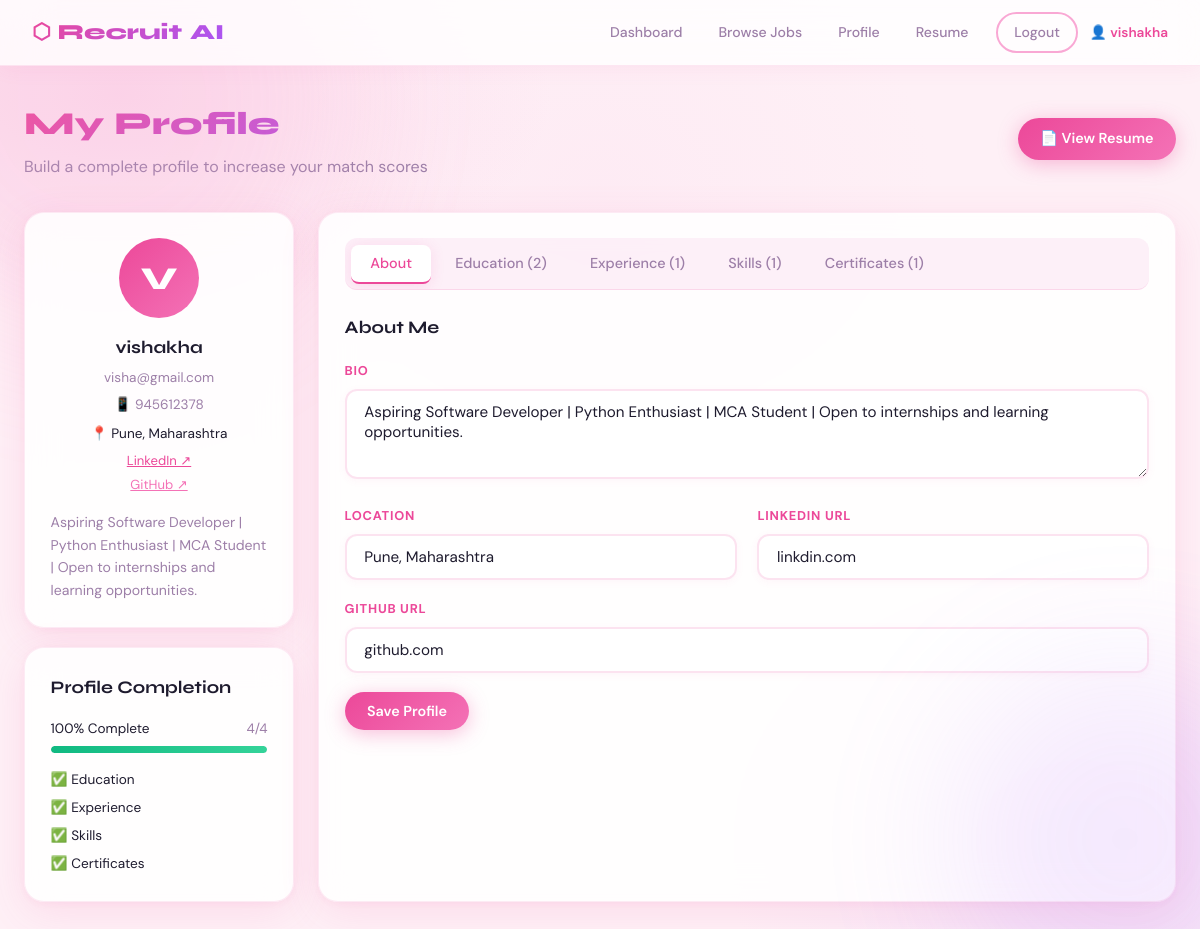
Screenshot of /profile (signed in) with the database file from the repository.
### tables this page shows
CREATE TABLE users (
            id INTEGER PRIMARY KEY AUTOINCREMENT,
            name TEXT NOT NULL,
            email TEXT UNIQUE NOT NULL,
            mobile TEXT NOT NULL,
            password TEXT NOT NULL,
            role TEXT DEFAULT 'user',
            created_at TEXT DEFAULT CURRENT_TIMESTAMP
        );

CREATE TABLE profiles (
            id INTEGER PRIMARY KEY AUTOINCREMENT,
            user_id INTEGER UNIQUE,
            bio TEXT,
            location TEXT,
            linkedin TEXT,
            github TEXT,
            photo TEXT,
            FOREIGN KEY(user_id) REFERENCES users(id)
        );

### app.py (the view, shortened to what this page needs)
@app.route('/profile', methods=['GET','POST'])
def profile():
    if 'user_id' not in session or session['role']!='user': return redirect(url_for('login'))
    uid=session['user_id']; conn=get_db()
    p=conn.execute("SELECT * FROM profiles WHERE user_id=?",(uid,)).fetchone()
    edu=conn.execute("SELECT * FROM education WHERE user_id=?",(uid,)).fetchall()
    exp=conn.execute("SELECT * FROM experience WHERE user_id=?",(uid,)).fetchall()
    sk=conn.execute("SELECT * FROM skills WHERE user_id=?",(uid,)).fetchall()
    certs=conn.execute("SELECT * FROM certificates WHERE user_id=?",(uid,)).fetchall()
    user=conn.execute("SELECT * FROM users WHERE id=?",(uid,)).fetchone()
    conn.close()
    return render_template('profile.html', profile=p, education=edu, experience=exp, skills=sk, certificates=certs, user=user)

### app.py (called while the page is built)
def get_db():
    conn = sqlite3.connect(DB)
    conn.row_factory = sqlite3.Row
    return conn

### templates/profile.html (shortened to what this page needs)
{% extends 'base.html' %}
{% block content %}
<div class="container">
  <div class="page-header" style="display:flex;justify-content:space-between;align-items:center">
    <div>
      <div class="page-title">My Profile</div>
      <div class="page-sub">Build a complete profile to increase your match scores</div>
    </div>
    <div style="display:flex;gap:.7rem">
      <a href="{{ url_for('view_resume', user_id=session.user_id) }}" target="_blank" class="btn btn-primary">📄 View Resume</a>
    </div>
  </div>
  <div class="layout-sidebar">
    <div>
      <div class="card" style="text-align:center;margin-bottom:1.2rem">
        <div style="width:80px;height:80px;border-radius:50%;background:linear-gradient(135deg,var(--primary),var(--accent));display:flex;align-items:center;justify-content:center;font-size:2rem;margin:0 auto 1rem;font-family:'Syne',sans-serif;font-weight:800;color:#fff">
          {{ user.name[0]|upper }}</div>
        <div style="font-family:'Syne',sans-serif;font-weight:700;font-size:1.1rem">{{ user.name }}</div>
        <div style="color:var(--muted);font-size:.85rem;margin:.3rem 0">{{ user.email }}</div>
        <div style="color:var(--muted);font-size:.85rem">📱 {{ user.mobile }}</div>
        {% if profile %}
          {% if profile.location %}<div style="margin-top:.5rem;font-size:.85rem">📍 {{ profile.location }}</div>{% endif %}
          {% if profile.linkedin %}<a href="{{ profile.linkedin }}" target="_blank" style="color:var(--primary);font-size:.82rem;display:block;margin-top:.3rem">LinkedIn ↗</a>{% endif %}
          {% if profile.github %}<a href="{{ profile.github }}" target="_blank" style="color:var(--accent);font-size:.82rem;display:block;margin-top:.2rem">GitHub ↗</a>{% endif %}
          {% if profile.bio %}<p style="margin-top:1rem;font-size:.88rem;color:var(--muted);text-align:left">{{ profile.bio }}</p>{% endif %}
        {% endif %}
      </div>
      <div class="card">
        <div class="card-title" style="margin-bottom:1rem">Profile Completion</div>
        {% set total = 4 %}
        {% set done = (education|length > 0)|int + (experience|length > 0)|int + (skills|length > 0)|int + (certificates|length > 0)|int %}
        {% set pct = (done / total * 100)|int %}
        <div style="display:flex;justify-content:space-between;font-size:.85rem;margin-bottom:.4rem"><span>{{ pct }}% Complete</span><span style="color:var(--muted)">{{ done }}/{{ total }}</span></div>
        <div class="score-bar"><div class="score-fill {% if pct>=75 %}score-high{% elif pct>=40 %}score-mid{% else %}score-low{% endif %}" style="width:{{ pct }}%"></div></div>
        <div style="margin-top:1rem;display:flex;flex-direction:column;gap:.4rem;font-size:.85rem">
          <div>{% if education %}✅{% else %}⬜{% endif %} Education</div>
          <div>{% if experience %}✅{% else %}⬜{% endif %} Experience</div>
          <div>{% if skills %}✅{% else %}⬜{% endif %} Skills</div>
          <div>{% if certificates %}✅{% else %}⬜{% endif %} Certificates</div>
        </div>
      </div>
    </div>
    <div class="card">
      <div class="tab-bar">
        <button class="tab-btn active" onclick="showTab('about')">About</button>
        <button class="tab-btn" onclick="showTab('education')">Education ({{ education|length }})</button>
        <button class="tab-btn" onclick="showTab('experience')">Experience ({{ experience|length }})</button>
        <button class="tab-btn" onclick="showTab('skills')">Skills ({{ skills|length }})</button>
        <button class="tab-btn" onclick="showTab('certs')">Certificates ({{ certificates|length }})</button>
      </div>
      <div id="tab-about" class="tab-content active">
        <div class="card-title" style="margin-bottom:1.2rem">About Me</div>
        <form method="POST">
          <div class="form-group"><label class="form-label">Bio</label>
            <textarea name="bio" class="form-control" placeholder="Tell employers about yourself...">{{ profile.bio if profile else '' }}</textarea></div>
          <div class="grid-2">
            <div class="form-group"><label class="form-label">Location</label>
              <input name="location" class="form-control" placeholder="City, State" value="{{ profile.location if profile else '' }}"></div>
            <div class="form-group"><label class="form-label">LinkedIn URL</label>
              <input name="linkedin" class="form-control" placeholder="https://linkedin.com/in/..." value="{{ profile.linkedin if profile else '' }}"></div>
          </div>
          <div class="form-group"><label class="form-label">GitHub URL</label>
            <input name="github" class="form-control" placeholder="https://github.com/..." value="{{ profile.github if profile else '' }}"></div>
          <button class="btn btn-primary">Save Profile</button>
        </form>
      </div>
    </div>
  </div>
</div>
{% endblock %}

### templates/base.html (shortened to what this page needs)
<!DOCTYPE html>
<html lang="en">
<head>
<link rel="stylesheet" href="{{ url_for('static', filename='css/style.css') }}">
</head>
<body>
<nav>
  <a href="{{ url_for('index') }}" class="nav-brand">⬡ Recruit<span>AI</span></a>
  <div class="nav-links">
    {% if session.get('user_id') %}
      {% if session.role == 'hr' %}
        <a href="{{ url_for('hr_dashboard') }}">Dashboard</a>
        <a href="{{ url_for('hr_post_job') }}">Post Job</a>
        <a href="{{ url_for('hr_posts') }}">My Posts</a>
        <a href="{{ url_for('hr_applications') }}">Applications</a>
      {% else %}
        <a href="{{ url_for('user_dashboard') }}">Dashboard</a>
        <a href="{{ url_for('jobs') }}">Browse Jobs</a>
        <a href="{{ url_for('profile') }}">Profile</a>
        <a href="{{ url_for('view_resume', user_id=session.user_id) }}" target="_blank">Resume</a>
      {% endif %}
      <a href="{{ url_for('logout') }}" class="btn btn-outline btn-sm" style="margin-left:.5rem">Logout</a>
      <span style="color:var(--primary);font-size:.85rem;font-weight:600;margin-left:.5rem">👤 {{ session.name }}</span>
    {% else %}
      <a href="{{ url_for('login') }}">Login</a>
      <a href="{{ url_for('register') }}" class="btn btn-primary btn-sm" style="margin-left:.5rem">Register</a>
    {% endif %}
  </div>
</nav>
<main>
  {% block content %}{% endblock %}
</main>
</body>
</html>

### rows the page displays
users: name "vishakha", name "V", email "visha@gmail.com", mobile "945612378"
profiles: location "Pune, Maharashtra", bio "Aspiring Software Developer | Python Enthusiast | MCA Student | Open to internships and learning opportunities.", linkedin "linkdin.com", github "github.com"

### other values shown
{{ pct }} "100"
{{ done }} "4"
{{ total }} "4"
{{ education|length }} "2"
{{ experience|length }} "1"
{{ skills|length }} "1"
{{ certificates|length }} "1"
